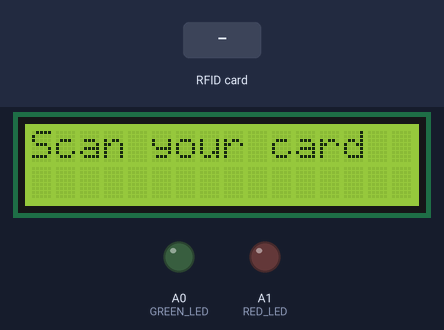
Simulated run of this sketch. Board: Arduino Uno, built with avr-gcc and run on an emulated ATmega328P. On the bench: 16×2 character LCD, output pins drawn as LEDs (lit = HIGH). Inputs (shaded band) come from the test bench. Pins used as bus, display or sensor lines are not drawn; what the sketch prints to the serial monitor is not drawn.

Above: at 1.3 s.
1.4 s: RFID card D3 AA B2 14 held to the reader
At 2.0 s:
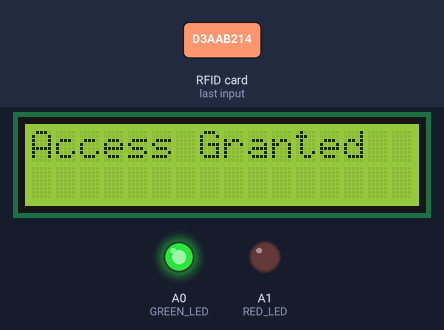
At 3.3 s:
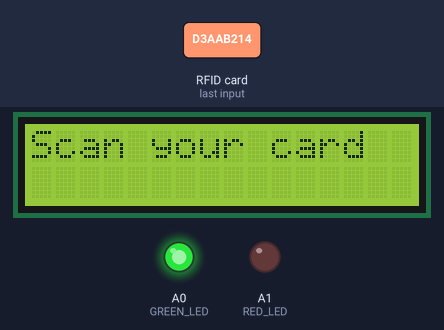
4.4 s: RFID card 5E 7A 19 C4 held to the reader
At 5.1 s:
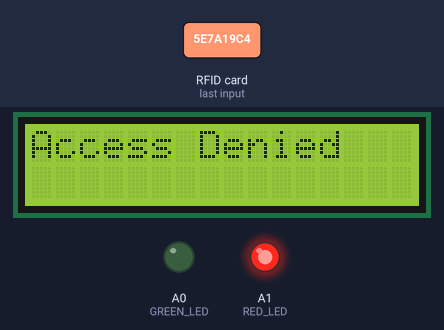
Timing chart, 0 to 7.4 s (numbered marks = the images above; inputs shaded):
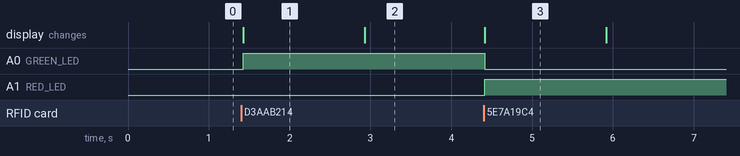

The sketch:

sketch_sep03c.ino
```cpp
#include <SPI.h>
#include <MFRC522.h>
#include <LiquidCrystal.h>

#define SS_PIN 10
#define RST_PIN 9

#define GREEN_LED     A0
#define RED_LED       A1

MFRC522 rfid(SS_PIN, RST_PIN);
LiquidCrystal lcd(2, 3, 4, 5, 6, 7); // RS, E, D4, D5, D6, D7

byte allowedUID[4] = {0xD3, 0xAA, 0xB2, 0x14};

void setup() {
  Serial.begin(9600);
  SPI.begin();
  rfid.PCD_Init();

  pinMode(GREEN_LED, OUTPUT);
  pinMode(RED_LED, OUTPUT);

  lcd.begin(16, 2);
  lcd.print("Scan your card");
}

void loop() {
  if (!rfid.PICC_IsNewCardPresent() || !rfid.PICC_ReadCardSerial()) {
    return;
  }

  Serial.print("UID:");
  for (byte i = 0; i < rfid.uid.size; i++) {
    Serial.print(rfid.uid.uidByte[i], HEX);
    Serial.print(" ");
  }
  Serial.println();

  lcd.clear();

  if (compareUID(rfid.uid.uidByte, allowedUID, rfid.uid.size)) {
    lcd.print("Access Granted");
    digitalWrite(GREEN_LED, HIGH);
    digitalWrite(RED_LED, LOW);

  } else {
    lcd.print("Access Denied");
    digitalWrite(GREEN_LED, LOW);
    digitalWrite(RED_LED, HIGH);
  }

  delay(1500);
  lcd.clear();
  lcd.print("Scan your card");

  rfid.PICC_HaltA();
}

bool compareUID(byte *buffer, byte *uid, byte size) {
  if (size != 4) return false;
  for (byte i = 0; i < 4; i++) {
    if (buffer[i] != uid[i]) return false;
  }
  return true;
}
```

Measured:
- after the input at 1.4 s, A0 (GREEN_LED): LOW → HIGH at once; the display: changes at once (image 1)
- after the input at 4.4 s, A0 (GREEN_LED): HIGH → LOW at once; A1 (RED_LED): LOW → HIGH at once; the display: changes at once (image 3)
- what the display in image 1 shows lasts 1.5 s, from 1.4 s to 2.9 s
